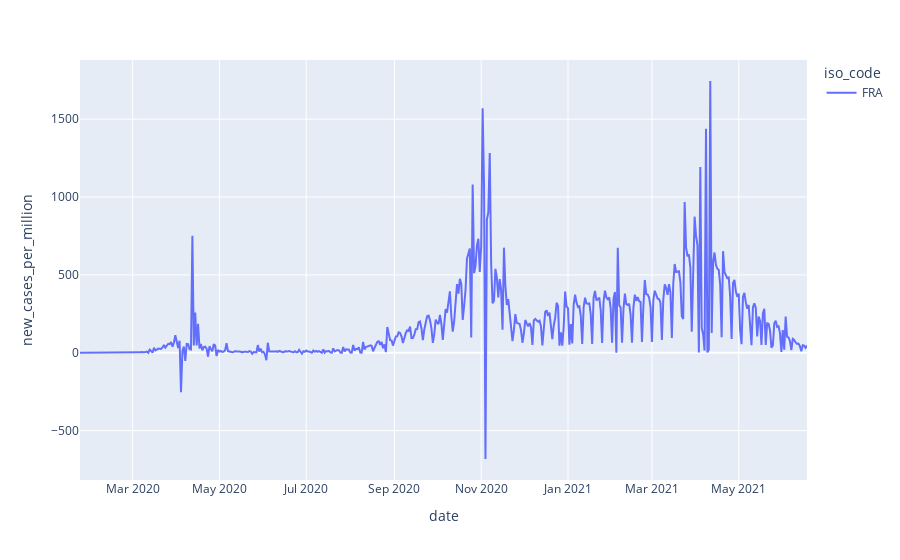

Notebook code for this chart:
### Code cell
fig_c = px.line(g5_data_cl, x ="date", y="new_cases_per_million", color="iso_code" )
fig_c.show()

### Figure 1 — Plotly figure (JSON) as saved in the notebook; plotly's stock layout.template omitted (floating-point values rounded to 4 significant figures; data arrays with more than 128 entries replaced by an {"elided": "..."} marker saying what was removed)
{"data": [{"hovertemplate": "iso_code=FRA<br>date=%{x}<br>new_cases_per_million=%{y}<extra></extra>", "legendgroup": "FRA", "line": {"color": "#636efa", "dash": "solid"}, "mode": "lines", "name": "FRA", "orientation": "v", "showlegend": true, "type": "scatter", "x": {"elided": "512 str values"}, "xaxis": "x", "y": {"elided": "512 float values"}, "yaxis": "y"}], "layout": {"legend": {"title": {"text": "iso_code"}, "tracegroupgap": 0}, "margin": {"t": 60}, "xaxis": {"anchor": "y", "domain": [0, 1], "title": {"text": "date"}}, "yaxis": {"anchor": "x", "domain": [0, 1], "title": {"text": "new_cases_per_million"}}}}
